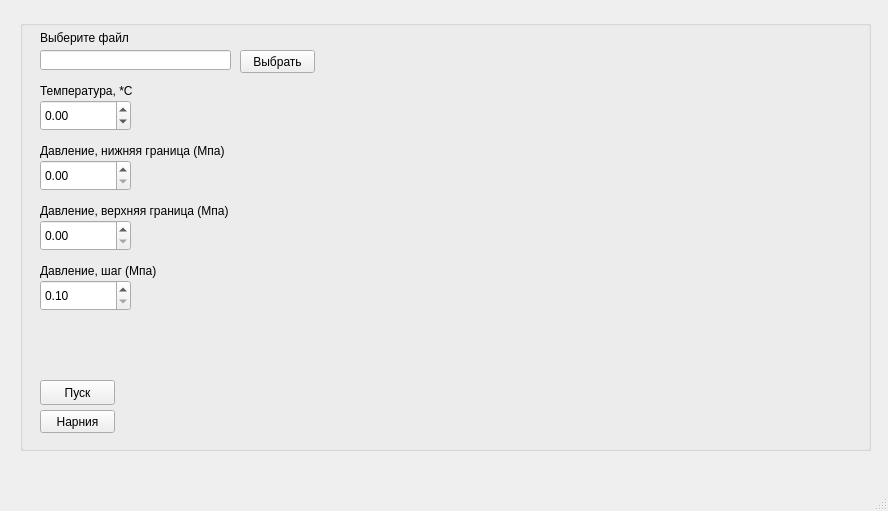
<?xml version="1.0" encoding="UTF-8"?>
<ui version="4.0">
 <class>MainWindow</class>
 <widget class="QMainWindow" name="MainWindow">
  <property name="geometry">
   <rect>
    <x>0</x>
    <y>0</y>
    <width>888</width>
    <height>511</height>
   </rect>
  </property>
  <property name="windowTitle">
   <string>MainWindow</string>
  </property>
  <widget class="QWidget" name="centralwidget">
   <widget class="QSplitter" name="splitter_2">
    <property name="geometry">
     <rect>
      <x>20</x>
      <y>20</y>
      <width>851</width>
      <height>431</height>
     </rect>
    </property>
    <property name="orientation">
     <enum>Qt::Horizontal</enum>
    </property>
    <widget class="QGroupBox" name="groupBox_2">
     <property name="title">
      <string/>
     </property>
     <widget class="QPushButton" name="start">
      <property name="geometry">
       <rect>
        <x>20</x>
        <y>360</y>
        <width>75</width>
        <height>25</height>
       </rect>
      </property>
      <property name="text">
       <string>Пуск</string>
      </property>
     </widget>
     <widget class="QLineEdit" name="filename">
      <property name="geometry">
       <rect>
        <x>20</x>
        <y>30</y>
        <width>191</width>
        <height>20</height>
       </rect>
      </property>
     </widget>
     <widget class="QPushButton" name="browse">
      <property name="geometry">
       <rect>
        <x>220</x>
        <y>30</y>
        <width>75</width>
        <height>23</height>
       </rect>
      </property>
      <property name="text">
       <string>Выбрать</string>
      </property>
     </widget>
     <widget class="QLabel" name="label">
      <property name="geometry">
       <rect>
        <x>20</x>
        <y>10</y>
        <width>151</width>
        <height>16</height>
       </rect>
      </property>
      <property name="text">
       <string>Выберите файл</string>
      </property>
     </widget>
     <widget class="QPushButton" name="pushButton">
      <property name="geometry">
       <rect>
        <x>20</x>
        <y>390</y>
        <width>75</width>
        <height>23</height>
       </rect>
      </property>
      <property name="text">
       <string>Нарния</string>
      </property>
     </widget>
     <widget class="QLabel" name="label_2">
      <property name="geometry">
       <rect>
        <x>20</x>
        <y>60</y>
        <width>101</width>
        <height>21</height>
       </rect>
      </property>
      <property name="text">
       <string>Температура, *С</string>
      </property>
     </widget>
     <widget class="QDoubleSpinBox" name="Temperature">
      <property name="geometry">
       <rect>
        <x>20</x>
        <y>80</y>
        <width>91</width>
        <height>31</height>
       </rect>
      </property>
      <property name="minimum">
       <double>-272.000000000000000</double>
      </property>
      <property name="maximum">
       <double>500.000000000000000</double>
      </property>
     </widget>
     <widget class="QDoubleSpinBox" name="Pmin">
      <property name="geometry">
       <rect>
        <x>20</x>
        <y>140</y>
        <width>91</width>
        <height>31</height>
       </rect>
      </property>
      <property name="maximum">
       <double>10.000000000000000</double>
      </property>
      <property name="singleStep">
       <double>0.100000000000000</double>
      </property>
     </widget>
     <widget class="QLabel" name="label_3">
      <property name="geometry">
       <rect>
        <x>20</x>
        <y>120</y>
        <width>191</width>
        <height>21</height>
       </rect>
      </property>
      <property name="text">
       <string>Давление, нижняя граница (Мпа)</string>
      </property>
     </widget>
     <widget class="QDoubleSpinBox" name="Pmax">
      <property name="geometry">
       <rect>
        <x>20</x>
        <y>200</y>
        <width>91</width>
        <height>31</height>
       </rect>
      </property>
      <property name="maximum">
       <double>10.000000000000000</double>
      </property>
      <property name="singleStep">
       <double>0.100000000000000</double>
      </property>
     </widget>
     <widget class="QLabel" name="label_4">
      <property name="geometry">
       <rect>
        <x>20</x>
        <y>180</y>
        <width>201</width>
        <height>21</height>
       </rect>
      </property>
      <property name="text">
       <string>Давление, верхняя граница (Мпа)</string>
      </property>
     </widget>
     <widget class="QDoubleSpinBox" name="Pstep">
      <property name="geometry">
       <rect>
        <x>20</x>
        <y>260</y>
        <width>91</width>
        <height>31</height>
       </rect>
      </property>
      <property name="minimum">
       <double>0.100000000000000</double>
      </property>
      <property name="maximum">
       <double>1.000000000000000</double>
      </property>
      <property name="singleStep">
       <double>0.100000000000000</double>
      </property>
     </widget>
     <widget class="QLabel" name="label_5">
      <property name="geometry">
       <rect>
        <x>20</x>
        <y>240</y>
        <width>151</width>
        <height>21</height>
       </rect>
      </property>
      <property name="text">
       <string>Давление, шаг (Мпа)</string>
      </property>
     </widget>
    </widget>
   </widget>
  </widget>
  <widget class="QMenuBar" name="menubar">
   <property name="geometry">
    <rect>
     <x>0</x>
     <y>0</y>
     <width>888</width>
     <height>21</height>
    </rect>
   </property>
  </widget>
  <widget class="QStatusBar" name="statusbar"/>
 </widget>
 <resources/>
 <connections/>
</ui>
